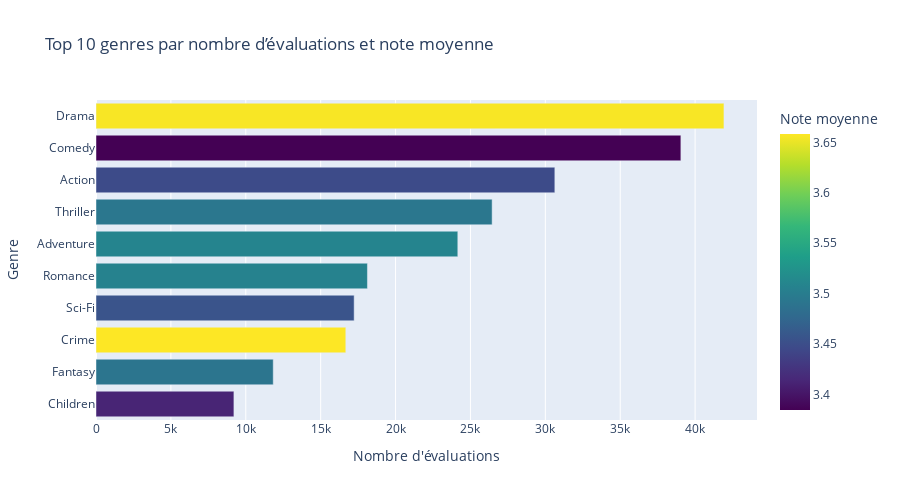

Notebook code cell kept with this figure:
### Code cell
#### Version avec Système de mise en cache ####

# === Initialisation des dossiers ===
#output_dir = Path("output")
#output_dir.mkdir(exist_ok=True)

genre_data_file = output_dir / "genre_rating_stats.parquet"
meta_file = output_dir / "meta_genre_rating_stats.json"

# === Récupération des statistiques globales de l'API ===
#analytics = client.get_analytics()
api_rating_count = analytics.rating_count
api_movie_count = analytics.movie_count

# === Lecture du cache s'il existe ===
if meta_file.exists():
    with open(meta_file, "r") as f:
        meta = json.load(f)
    cached_rating_count = meta.get("rating_count", 0)
    cached_movie_count = meta.get("movie_count", 0)
else:
    cached_rating_count = 0
    cached_movie_count = 0

# === Décision : utiliser le cache ou recalculer ===
if genre_data_file.exists() and \
   cached_rating_count == api_rating_count and \
   cached_movie_count == api_movie_count:
    
    print("Chargement des données depuis le cache...")
    genre_stats = pd.read_parquet(genre_data_file)

else:
    print("Mise à jour des données depuis l'API...")

    # === Initialisation des compteurs ===
    genre_rating_count = defaultdict(int)
    genre_rating_sum = defaultdict(float)
    movie_genres = {}

    # === Paramètres pour le batching ===
    limit = 500
    skip = 0

    while True:
        ratings_batch = client.list_ratings(skip=skip, limit=limit, output_format="dict")
        if not ratings_batch:
            break

        for rating in ratings_batch:
            movie_id = rating["movieId"]
            score = rating["rating"]

            # Récupération des genres si nécessaire
            if movie_id not in movie_genres:
                try:
                    movie_data = client.get_movie(movie_id)
                    genres = movie_data.genres.split("|") if movie_data.genres else []
                    movie_genres[movie_id] = genres
                except Exception as e:
                    print(f"Erreur lors de la récupération de movieId {movie_id}: {e}")
                    continue

            # Mise à jour des compteurs pour chaque genre
            for genre in movie_genres[movie_id]:
                genre_rating_count[genre] += 1
                genre_rating_sum[genre] += score

        skip += limit
        time.sleep(0.5)  # Respect de l'API

    # === Construction du DataFrame ===
    genre_stats = pd.DataFrame([
        {
            "genre": genre,
            "rating_count": genre_rating_count[genre],
            "avg_rating": genre_rating_sum[genre] / genre_rating_count[genre]
        }
        for genre in genre_rating_count
    ])

    # === Sauvegarde du cache ===
    genre_stats.to_parquet(genre_data_file, index=False)
    with open(meta_file, "w") as f:
        json.dump({
            "rating_count": api_rating_count,
            "movie_count": api_movie_count
        }, f)

# === Sélection du Top 10 et affichage ===
top10_genre_stats = genre_stats.sort_values("rating_count", ascending=False).head(10)

fig = px.bar(
    top10_genre_stats,
    x="rating_count",
    y="genre",
    orientation="h",
    color="avg_rating",
    color_continuous_scale="viridis",
    title="Top 10 genres par nombre d’évaluations et note moyenne",
    labels={"genre": "Genre", "rating_count": "Nombre d'évaluations", "avg_rating": "Note moyenne"}
)

fig.update_layout(
    yaxis={'categoryorder': 'total ascending'},
    height=500
)

fig.show()

### Figure 1 — Plotly figure (JSON) as saved in the notebook; plotly's stock layout.template omitted (floating-point values rounded to 4 significant figures)
{"data": [{"hovertemplate": "Nombre d'évaluations=%{x}<br>Genre=%{y}<br>Note moyenne=%{marker.color}<extra></extra>", "legendgroup": "", "marker": {"color": [3.656, 3.385, 3.448, 3.494, 3.509, 3.506, 3.456, 3.658, 3.491, 3.413], "coloraxis": "coloraxis", "pattern": {"shape": ""}}, "name": "", "orientation": "h", "showlegend": false, "textposition": "auto", "type": "bar", "x": [41926, 39050, 30635, 26448, 24157, 18123, 17236, 16679, 11834, 9208], "xaxis": "x", "y": ["Drama", "Comedy", "Action", "Thriller", "Adventure", "Romance", "Sci-Fi", "Crime", "Fantasy", "Children"], "yaxis": "y"}], "layout": {"barmode": "relative", "coloraxis": {"colorbar": {"title": {"text": "Note moyenne"}}, "colorscale": [[0, "#440154"], [0.1111, "#482878"], [0.2222, "#3e4989"], [0.3333, "#31688e"], [0.4444, "#26828e"], [0.5556, "#1f9e89"], [0.6667, "#35b779"], [0.7778, "#6ece58"], [0.8889, "#b5de2b"], [1, "#fde725"]]}, "height": 500, "legend": {"tracegroupgap": 0}, "title": {"text": "Top 10 genres par nombre d’évaluations et note moyenne"}, "xaxis": {"anchor": "y", "domain": [0, 1], "title": {"text": "Nombre d'évaluations"}}, "yaxis": {"anchor": "x", "categoryorder": "total ascending", "domain": [0, 1], "title": {"text": "Genre"}}}}
